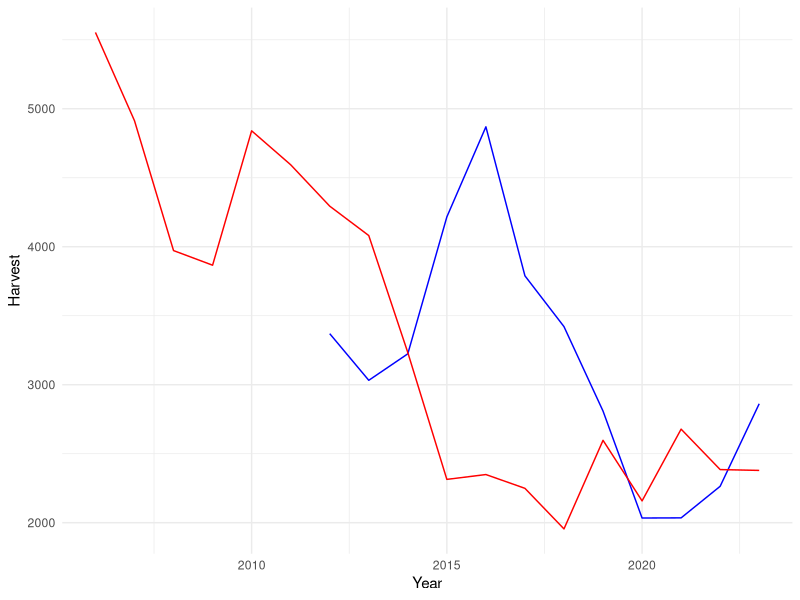
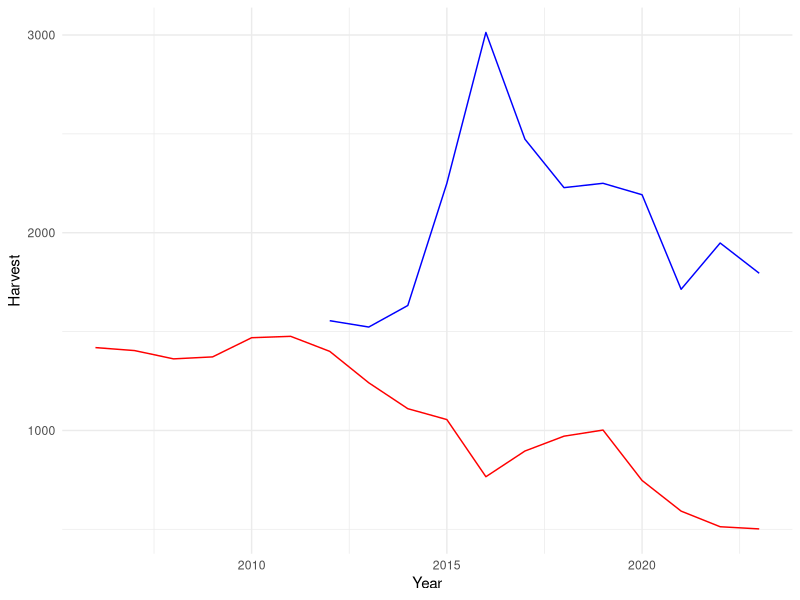
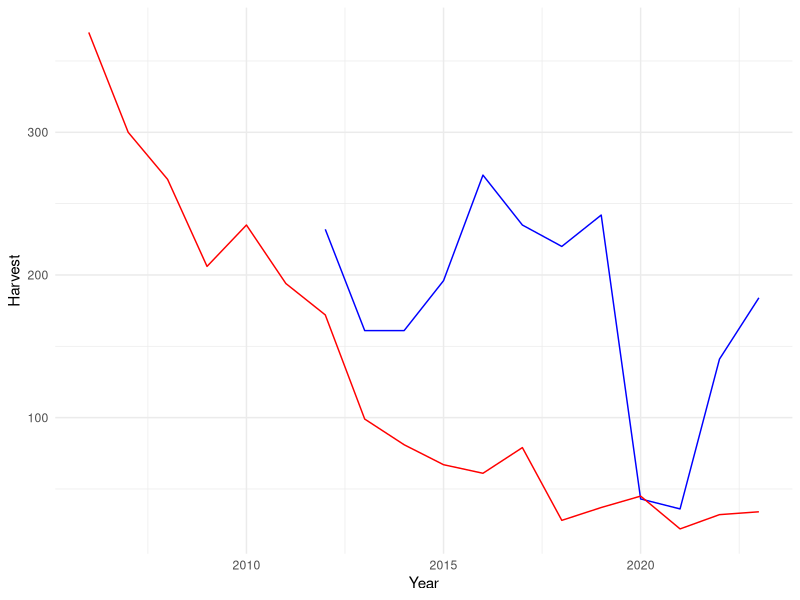
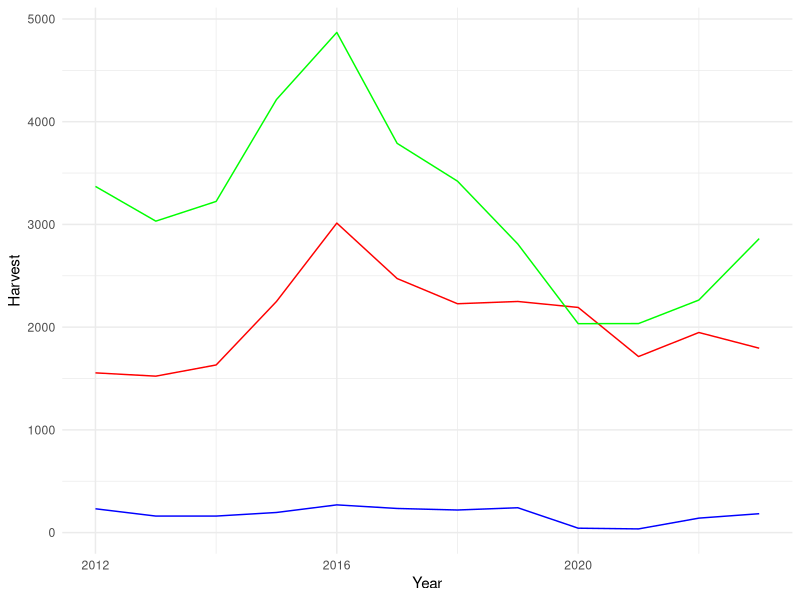
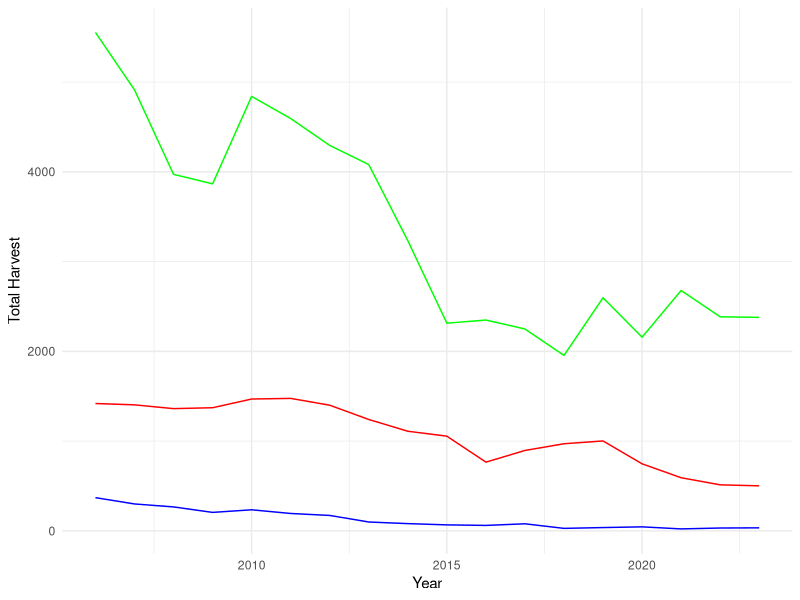
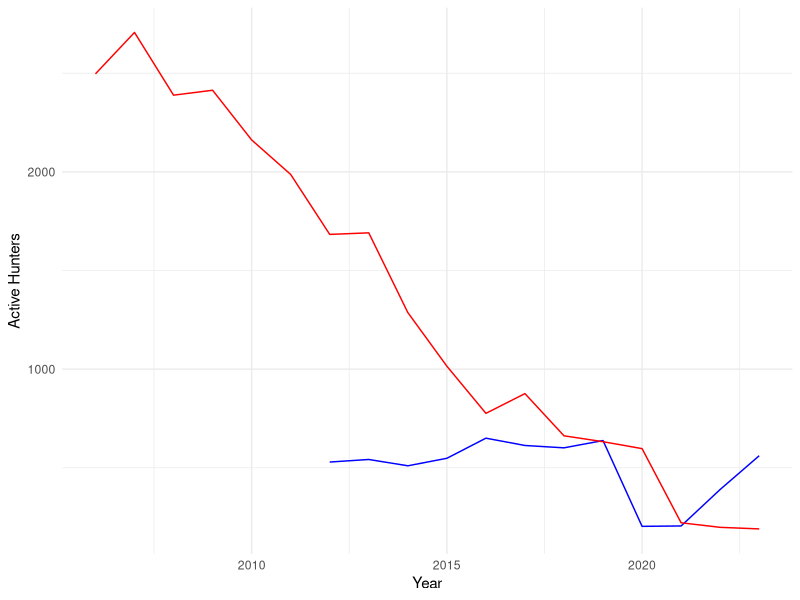
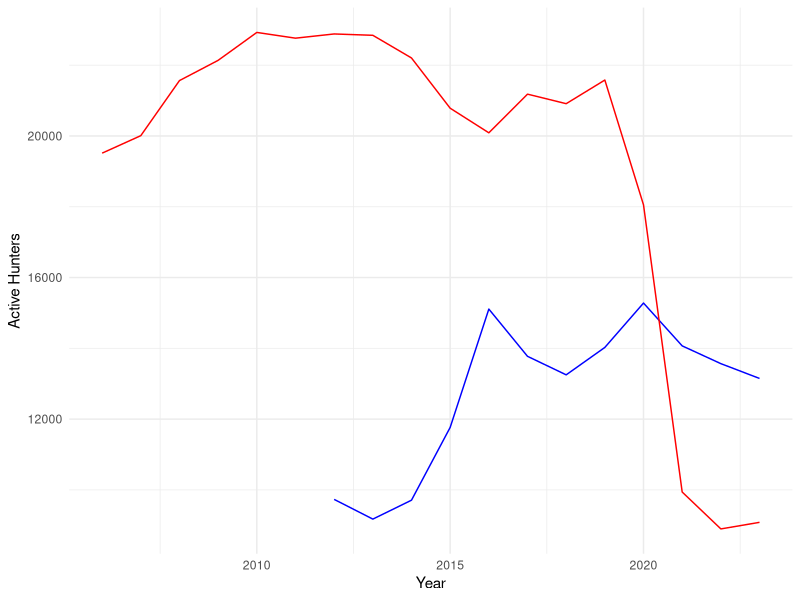
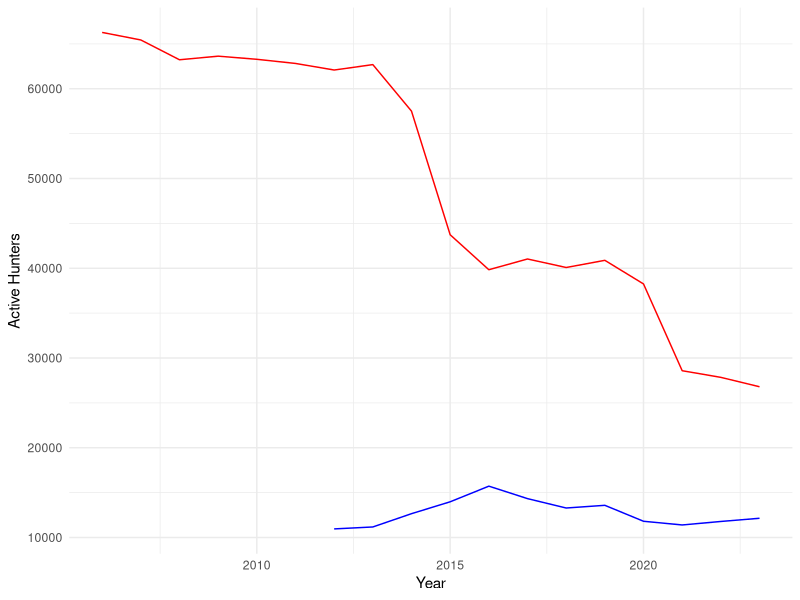

Source code (R) for these figures, in order:
## ---- chunk 1
#| echo: false
#| include: false
#| warning: false
#| message: false

library(tidyverse)
library(ggplot2)
## ---- chunk 2
#| echo: false
#| include: false
#| warning: false
#| message: false
#### Read in data ####
north_bear <-
  read_csv(
    file = "../data/analysis_data/north_data_bear.csv",
    show_col_types = FALSE
  )
se_bear <-
  read_csv(
    file = "../data/analysis_data/southeast_data_bear.csv",
    show_col_types = FALSE
  )

sw_bear <-
  read_csv(
    file = "../data/analysis_data/southwest_data_bear.csv",
    show_col_types = FALSE
  )

north_moose <-
  read_csv(
    file = "../data/analysis_data/north_data_moose.csv",
    show_col_types = FALSE
  )

se_moose <-
  read_csv(
    file = "../data/analysis_data/southeast_data_moose.csv",
    show_col_types = FALSE
  )

sw_moose <-
  read_csv(
    file = "../data/analysis_data/southwest_data_moose.csv",
    show_col_types = FALSE
  )
## ---- chunk 3
#| echo: false
#| warning: false
#| label: fig-north
#| fig-cap: "Northern harvest numbers for moose and bears between 2009 and 2023"

#create line graph 
ggplot()+
  geom_line(data = north_bear, aes(x = Year, y = Harvest), color = "blue") + 
  geom_line(data = north_moose, aes(x = Year, y = `Total Harvest`), color = "red")+
  theme_minimal()

## ---- chunk 4
#| echo: false
#| warning: false
#| label: fig-southeast
#| fig-cap: "Southeastern harvest numbers for moose and bears between 2009 and 2023"

#create line graph 
ggplot()+
  geom_line(data = se_bear, aes(x = Year, y = Harvest), color = "blue") + 
  geom_line(data = se_moose, aes(x = Year, y = `Total Harvest`), color = "red")+
  theme_minimal() 

## ---- chunk 5
#| echo: false
#| warning: false
#| label: fig-southwest
#| fig-cap: "Southwestern harvest numbers for moose and bears between 2009 and 2023"

#create line graph 
ggplot()+
  geom_line(data = sw_bear, aes(x = Year, y = Harvest), color = "blue") + 
  geom_line(data = sw_moose, aes(x = Year, y = `Total Harvest`), color = "red")+
  theme_minimal()

## ---- chunk 6
#| echo: false
#| warning: false
#| label: fig-bearharvest
#| fig-cap: "Bear harvest numbers for the northern, southeastern and southwestern regions from 2012-2023"

#create line graph 
ggplot()+
  geom_line(data = sw_bear, aes(x = Year, y = Harvest), color = "blue") + 
  geom_line(data = se_bear, aes(x = Year, y = Harvest), color = "red")+
  geom_line(data = north_bear, aes(x = Year, y = Harvest), color = "green")+
  theme_minimal()
## ---- chunk 7
#| echo: false
#| warning: false
#| label: fig-mooseharvest
#| fig-cap: "Moose harvest numbers for the northern, southeastern and southwestern regions from 2012-2023"

#create line graph 
ggplot()+
  geom_line(data = sw_moose, aes(x = Year, y = `Total Harvest`), color = "blue") + 
  geom_line(data = se_moose, aes(x = Year, y = `Total Harvest`), color = "red")+
  geom_line(data = north_moose, aes(x = Year, y = `Total Harvest`), color = "green")+
  theme_minimal()
## ---- chunk 8
#| echo: false
#| warning: false
#| label: fig-swhunters
#| fig-cap: "Number of active bear and moose hunters in the southwest region from 2009-2023"

#create line graph 
ggplot()+
  geom_line(data = sw_bear, aes(x = Year, y = `Active Hunters`), color = "blue") +
  geom_line(data = sw_moose, aes(x = Year, y = `Active Hunters`), color = "red")+
  theme_minimal()

## ---- chunk 9
#| echo: false
#| warning: false
#| label: fig-sehunters
#| fig-cap: "Number of active bear and moose hunters in the southeast region from 2009-2012"

#create line graph 
ggplot()+
  geom_line(data = se_bear, aes(x = Year, y = `Active Hunters`), color = "blue") +
  geom_line(data = se_moose, aes(x = Year, y = `Active Hunters`), color = "red")+
  theme_minimal()

## ---- chunk 10
#| echo: false
#| warning: false
#| label: fig-northhunters
#| fig-cap: "Number of active bear and moose hunters in the northern region from 2009-2023"

#create line graph 
ggplot()+
  geom_line(data = north_bear, aes(x = Year, y = `Active Hunters`), color = "blue") +
  geom_line(data = north_moose, aes(x = Year, y = `Active Hunters`), color = "red")+
  theme_minimal()

## ---- chunk 11
#| echo: false
#| warning: false
#| label: fig-swharvesthunters
#| fig-cap: "Number of active bear hunters plotted against total bear harvests from 2012-2023 in the southwest region"

#create line graph 
ggplot()+
  geom_line(data = sw_bear, aes(x = `Active Hunters`, y = Harvest), color = "blue") +
  theme_minimal()
## ---- chunk 12
#| echo: false
#| warning: false
#| label: fig-seharvesthuntersbear
#| fig-cap: "Number of active bear hunters plotted against total bear harvests from 2012-2023 in the southeast region"

#create line graph 
ggplot()+
  geom_line(data = se_bear, aes(x = `Active Hunters`, y = Harvest), color = "blue") +
  theme_minimal()
## ---- chunk 13
#| echo: false
#| warning: false
#| label: fig-northharvesthuntersbear
#| fig-cap: "Number of active bear hunters plotted against total bear harvests from 2012-2023 in the northern region"

#create line graph 
ggplot()+
  geom_line(data = north_bear, aes(x = `Active Hunters`, y = Harvest), color = "blue") +
  theme_minimal()
## ---- chunk 14
#| echo: false
#| warning: false
#| label: fig-swharvesthuntersmoose
#| fig-cap: "Number of active moose hunters plotted against total moose harvests from 2009-2023 in the southwest region"

#create line graph 
ggplot()+
  geom_line(data = sw_moose, aes(x = `Active Hunters`, y = `Total Harvest`), color = "red") +
  theme_minimal()
## ---- chunk 15
#| echo: false
#| warning: false
#| label: fig-seharvesthuntersmoose
#| fig-cap: "Number of active moose hunters plotted against total moose harvests from 2009-2023 in the southeast region"

#create line graph 
ggplot()+
  geom_line(data = se_moose, aes(x = `Active Hunters`, y = `Total Harvest`), color = "red") +
  theme_minimal()
## ---- chunk 16
#| echo: false
#| warning: false
#| label: fig-northharvesthuntersmoose
#| fig-cap: "Number of active moose hunters plotted against total moose harvests from 2009-2023 in the northern region"

#create line graph 
ggplot()+
  geom_line(data = north_moose, aes(x = `Active Hunters`, y = `Total Harvest`), color = "red") +
  theme_minimal()
